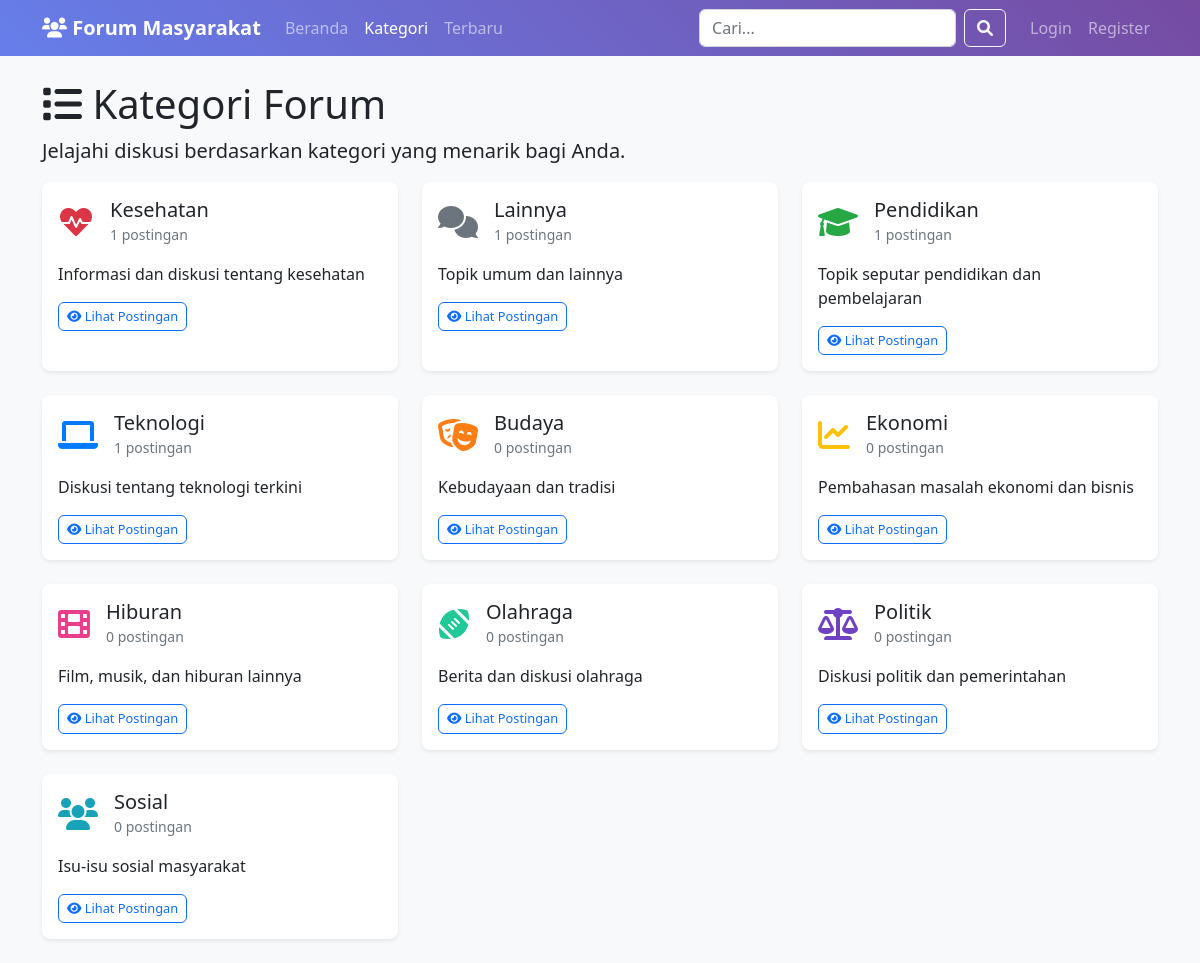
/categories.php, run on the app's committed database.
### tables this page shows
CREATE TABLE categories (
    id INT AUTO_INCREMENT PRIMARY KEY,
    name VARCHAR(100) NOT NULL,
    description TEXT,
    icon VARCHAR(50) DEFAULT NULL,
    color VARCHAR(7) DEFAULT '#007bff',
    sort_order INT DEFAULT 0,
    created_at TIMESTAMP DEFAULT CURRENT_TIMESTAMP
);

### includes/functions.php (called while the page is built, shortened)
<?php
require_once ROOT_PATH . '/config/database.php';
function getPopularCategories($limit = 5)
{
    global $pdo;
    $query = "SELECT c.*, COUNT(p.id) as post_count
              FROM categories c
              LEFT JOIN posts p ON c.id = p.category_id
              GROUP BY c.id
              ORDER BY post_count DESC, c.name ASC
              LIMIT $limit";
    $stmt = $pdo->query($query);
    return $stmt->fetchAll();
}

### categories.php (the view, shortened to what this page needs)
<?php
require_once 'config/database.php';
require_once 'includes/functions.php';
$isLoggedIn = isset($_SESSION['user_id']);
$user = null;
$categories = getPopularCategories(20);
?>
<!DOCTYPE html>
<html lang="id">
<head>
    <link href="https://cdn.jsdelivr.net/npm/bootstrap@5.1.3/dist/css/bootstrap.min.css" rel="stylesheet">
    <link href="https://cdnjs.cloudflare.com/ajax/libs/font-awesome/6.0.0/css/all.min.css" rel="stylesheet">
    <link href="assets/css/style.css" rel="stylesheet">
</head>
<body>
    <nav class="navbar navbar-expand-lg navbar-dark bg-primary">
        <div class="container">
            <a class="navbar-brand" href="index.php">
                <i class="fas fa-users"></i> Forum Masyarakat
            </a>
            <div class="collapse navbar-collapse" id="navbarNav">
                <ul class="navbar-nav me-auto">
                    <li class="nav-item">
                        <a class="nav-link" href="index.php">Beranda</a>
                    </li>
                    <li class="nav-item">
                        <a class="nav-link active" href="categories.php">Kategori</a>
                    </li>
                    <li class="nav-item">
                        <a class="nav-link" href="latest.php">Terbaru</a>
                    </li>
                </ul>
                <form class="d-flex me-3" method="GET" action="search.php">
                    <input class="form-control" type="search" name="q" placeholder="Cari..."
                        value="<?php echo isset($_GET['q']) ? htmlspecialchars($_GET['q']) : ''; ?>">
                    <button class="btn btn-outline-light ms-2" type="submit">
                        <i class="fas fa-search"></i>
                    </button>
                </form>
                <ul class="navbar-nav">
                    <?php if ($isLoggedIn): ?>
                        <li class="nav-item dropdown">
                            <a class="nav-link dropdown-toggle" href="#" role="button" data-bs-toggle="dropdown">
                                <i class="fas fa-user"></i> <?php echo htmlspecialchars($user['username']); ?>
                            </a>
                            <ul class="dropdown-menu">
                                <li><a class="dropdown-item" href="profile.php">Profil</a></li>
                                <li><a class="dropdown-item" href="my-posts.php">Postingan Saya</a></li>
                                <?php if ($user['role'] == 'admin'): ?>
                                    <li>
                                        <hr class="dropdown-divider">
                                    </li>
                                    <li><a class="dropdown-item" href="admin/">Admin Panel</a></li>
                                <?php endif; ?>
                                <li>
                                    <hr class="dropdown-divider">
                                </li>
                                <li><a class="dropdown-item" href="logout.php">Logout</a></li>
                            </ul>
                        </li>
                    <?php else: ?>
                        <li class="nav-item">
                            <a class="nav-link" href="login.php">Login</a>
                        </li>
                        <li class="nav-item">
                            <a class="nav-link" href="register.php">Register</a>
                        </li>
                    <?php endif; ?>
                </ul>
            </div>
        </div>
    </nav>
    <div class="container mt-4">
        <div class="row">
            <div class="col-12">
                <h1><i class="fas fa-list"></i> Kategori Forum</h1>
                <p class="lead">Jelajahi diskusi berdasarkan kategori yang menarik bagi Anda.</p>
            </div>
        </div>
        <div class="row">
            <?php if (empty($categories)): ?>
                <div class="col-12">
                    <div class="alert alert-info">
                        <i class="fas fa-info-circle"></i> Belum ada kategori yang tersedia.
                    </div>
                </div>
            <?php else: ?>
                <?php foreach ($categories as $category): ?>
                    <div class="col-md-6 col-lg-4 mb-4">
                        <div class="card h-100">
                            <div class="card-body">
                                <div class="d-flex align-items-center mb-3">
                                    <?php if ($category['icon']): ?>
                                        <i class="<?php echo htmlspecialchars($category['icon']); ?> fa-2x me-3"
                                            style="color: <?php echo htmlspecialchars($category['color']); ?>"></i>
                                    <?php else: ?>
                                        <i class="fas fa-folder fa-2x me-3 text-primary"></i>
                                    <?php endif; ?>
                                    <div>
                                        <h5 class="card-title mb-0">
                                            <?php echo htmlspecialchars($category['name']); ?>
                                        </h5>
                                        <small class="text-muted">
                                            <?php echo $category['post_count']; ?> postingan
                                        </small>
                                    </div>
                                </div>
                                <?php if ($category['description']): ?>
                                    <p class="card-text">
                                        <?php echo htmlspecialchars($category['description']); ?>
                                    </p>
                                <?php endif; ?>
                                <a href="search.php?category=<?php echo $category['id']; ?>"
                                    class="btn btn-outline-primary btn-sm">
                                    <i class="fas fa-eye"></i> Lihat Postingan
                                </a>
                            </div>
                        </div>
                    </div>
                <?php endforeach; ?>
            <?php endif; ?>
        </div>
    </div>
</body>
</html>

### assets/css/style.css (style rules this page uses)
body { background-color: #f8f9fa; font-family: 'Segoe UI', Tahoma, Geneva, Verdana, sans-serif; }
.navbar-brand { font-weight: bold; }
.card { border: none; box-shadow: 0 0.125rem 0.25rem rgba(0, 0, 0, 0.075); border-radius: 0.5rem; transition: transform 0.2s ease-in-out, box-shadow 0.2s ease-in-out; }
.bg-primary { background: linear-gradient(45deg, #667eea, #764ba2) !important; }
.btn { border-radius: 0.375rem; font-weight: 500; transition: all 0.2s ease-in-out; }
.btn-sm { font-size: 0.8rem; }
.form-control, .form-select { border-radius: 0.375rem; border: 1px solid #ced4da; }

### data on the page
categories: name "Kesehatan", post_count "1", description "Informasi dan diskusi tentang kesehatan"
categories: name "Lainnya", post_count "1", description "Topik umum dan lainnya"
categories: name "Pendidikan", post_count "1", description "Topik seputar pendidikan dan pembelajaran"
categories: name "Teknologi", post_count "1", description "Diskusi tentang teknologi terkini"
categories: name "Budaya", post_count "0", description "Kebudayaan dan tradisi"
categories: name "Ekonomi", post_count "0", description "Pembahasan masalah ekonomi dan bisnis"
categories: name "Hiburan", post_count "0", description "Film, musik, dan hiburan lainnya"
categories: name "Olahraga", post_count "0", description "Berita dan diskusi olahraga"
categories: name "Politik", post_count "0", description "Diskusi politik dan pemerintahan"
categories: name "Sosial", post_count "0", description "Isu-isu sosial masyarakat"
